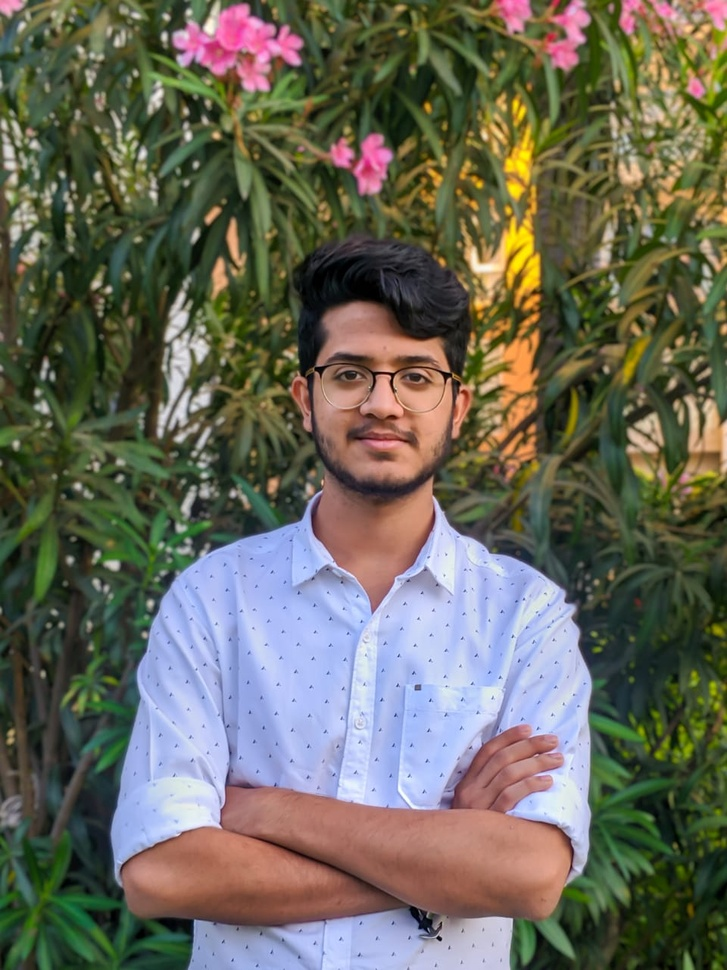
#> input picture sukkrit.jpeg, 727 x 970 px, shrunk from 960 x 1280 before the run
$ python sketchPy.py.py --image sukkrit.jpeg
#> lines starting #> are read from the running program, lines starting #| are printed output that depends on the picture
import cv2
import argparse

# construct the argument parse and parse the arguments
ap = argparse.ArgumentParser()
ap.add_argument("-i", "--image", required=True,help="path to input image")
args = vars(ap.parse_args())

# reading the image
img = cv2.imread((args["image"]))
#> img is the input picture: shape (970, 727, 3); mean B, G, R 90.2, 104.1, 105.6
#convert to gray scale
gray_img = cv2.cvtColor(img, cv2.COLOR_BGR2GRAY)
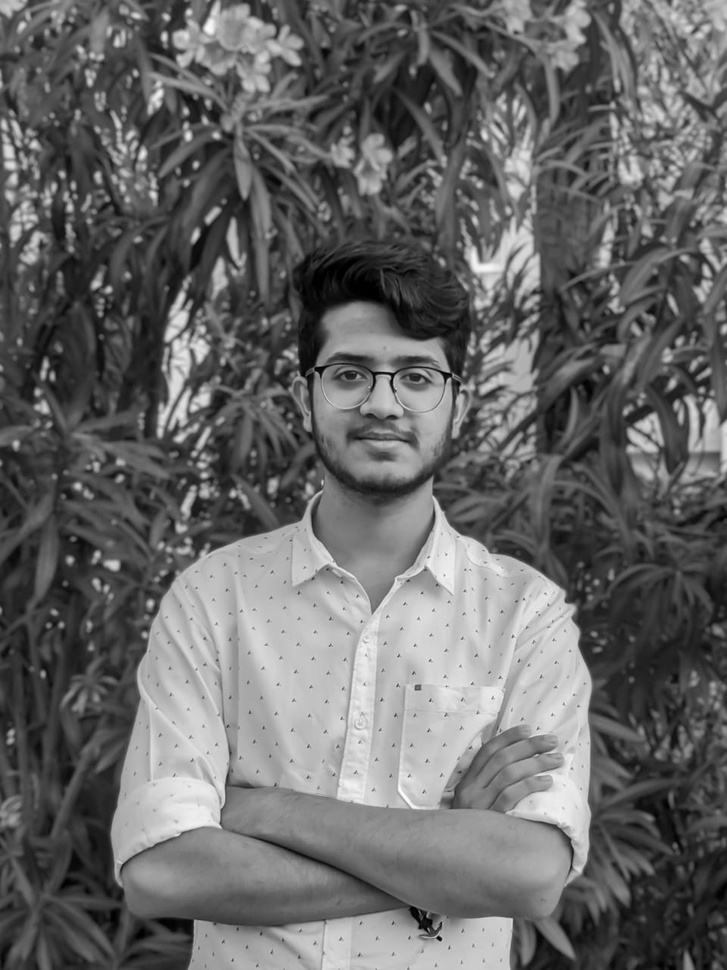
#> gray_img: shape (970, 727); min 0, max 253, mean 102.9

#invert the gray image
inv_img = 255 - gray_img
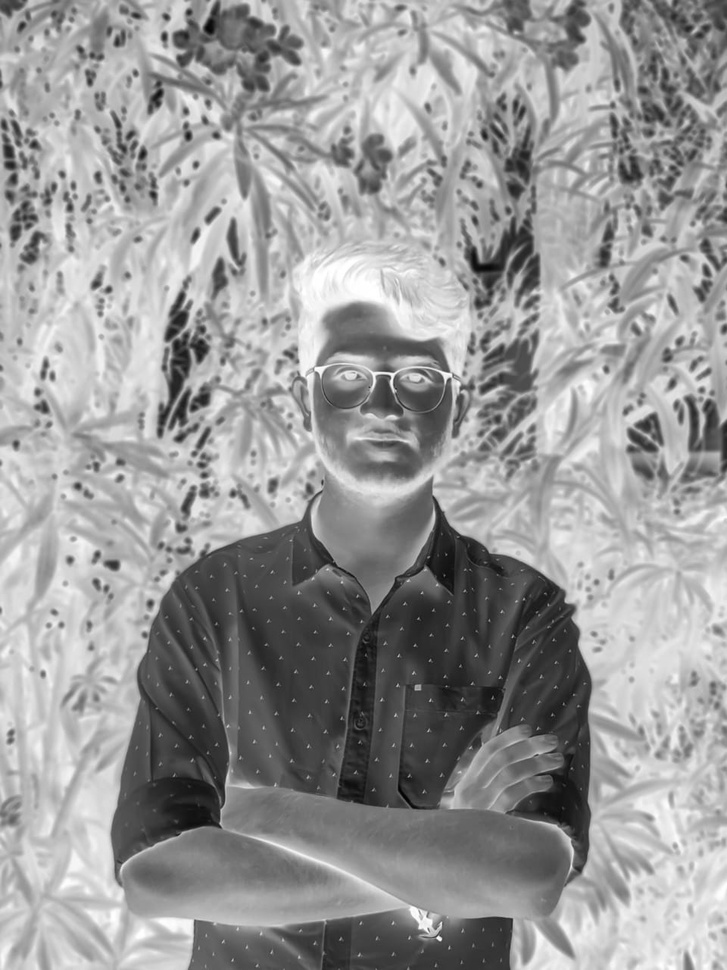
#> inv_img: shape (970, 727); min 2, max 255, mean 152.1

#Apply gaussian blur
blur_img = cv2.GaussianBlur(inv_img, (21, 21), 0)
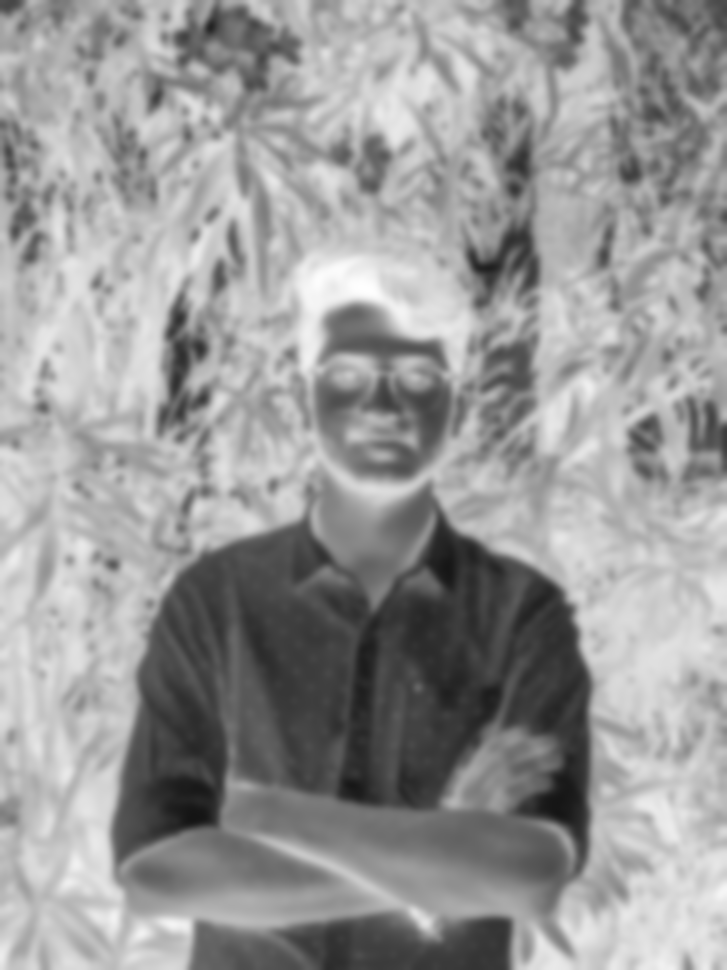
#> blur_img: shape (970, 727); min 20, max 254, mean 152.1

#blend using color dodge
sk_img = cv2.divide(gray_img, 255-blur_img, scale=256.0)
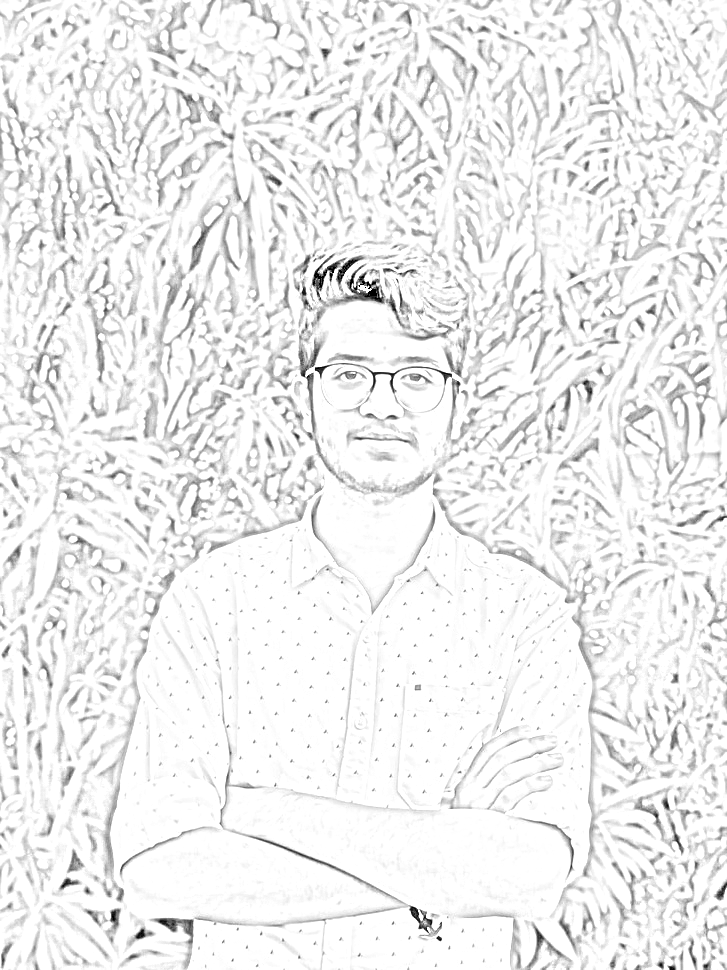
#> sk_img: shape (970, 727); min 0, max 255, mean 238.4

#create windows to display images
cv2.imshow('Thy Sketch', sk_img)

k = cv2.waitKey(0)
#> (key Esc is pressed here)
# Close window and save image
if k == 27:
    cv2.imwrite('sketch.png', sk_img)
    #close all the opened windows
    cv2.destroyAllWindows()
